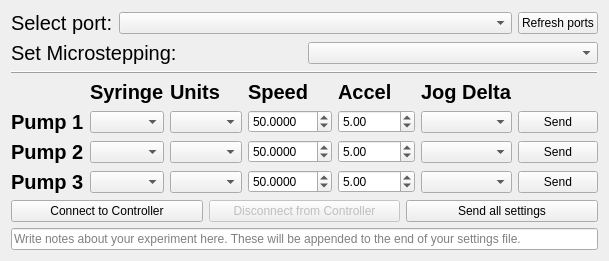
      <widget class="QWidget" name="setup">
       <attribute name="title">
        <string>Setup</string>
       </attribute>
       <layout class="QVBoxLayout" name="verticalLayout_14">
        <item>
         <layout class="QHBoxLayout" name="horizontalLayout_2">
          <item>
           <widget class="QLabel" name="label_7">
            <property name="sizePolicy">
             <sizepolicy hsizetype="Maximum" vsizetype="Preferred">
              <horstretch>0</horstretch>
              <verstretch>0</verstretch>
             </sizepolicy>
            </property>
            <property name="font">
             <font>
              <pointsize>15</pointsize>
             </font>
            </property>
            <property name="text">
             <string>Select port:</string>
            </property>
           </widget>
          </item>
          <item>
           <widget class="QComboBox" name="port_DROPDOWN"/>
          </item>
          <item>
           <widget class="QPushButton" name="refresh_ports_BTN">
            <property name="sizePolicy">
             <sizepolicy hsizetype="Maximum" vsizetype="Fixed">
              <horstretch>0</horstretch>
              <verstretch>0</verstretch>
             </sizepolicy>
            </property>
            <property name="text">
             <string>Refresh ports</string>
            </property>
           </widget>
          </item>
         </layout>
        </item>
        <item>
         <layout class="QHBoxLayout" name="horizontalLayout_17">
          <item>
           <widget class="QLabel" name="label_5">
            <property name="font">
             <font>
              <pointsize>15</pointsize>
             </font>
            </property>
            <property name="toolTip">
             <string>Default should be 1. Greater microstepping will move the syringes further.</string>
            </property>
            <property name="text">
             <string>Set Microstepping:</string>
            </property>
           </widget>
          </item>
          <item>
           <widget class="QComboBox" name="microstepping_DROPDOWN"/>
          </item>
         </layout>
        </item>
        <item>
         <widget class="Line" name="line_6">
          <property name="frameShadow">
           <enum>QFrame::Raised</enum>
          </property>
          <property name="orientation">
           <enum>Qt::Horizontal</enum>
          </property>
         </widget>
        </item>
        <item>
         <layout class="QVBoxLayout" name="verticalLayout_13">
          <item>
           <layout class="QGridLayout" name="gridLayout">
            <item row="3" column="2">
             <widget class="QComboBox" name="p3_units_DROPDOWN"/>
            </item>
            <item row="2" column="2">
             <widget class="QComboBox" name="p2_units_DROPDOWN"/>
            </item>
            <item row="2" column="4">
             <widget class="QDoubleSpinBox" name="p2_accel_INPUT">
              <property name="maximum">
               <double>99999.990000000005239</double>
              </property>
              <property name="value">
               <double>5.000000000000000</double>
              </property>
             </widget>
            </item>
            <item row="0" column="4">
             <widget class="QLabel" name="label_19">
              <property name="font">
               <font>
                <pointsize>15</pointsize>
                <weight>75</weight>
                <bold>true</bold>
               </font>
              </property>
              <property name="text">
               <string>Accel</string>
              </property>
             </widget>
            </item>
            <item row="1" column="3">
             <widget class="QDoubleSpinBox" name="p1_speed_INPUT">
              <property name="decimals">
               <number>4</number>
              </property>
              <property name="maximum">
               <double>9999.998999999999796</double>
              </property>
              <property name="value">
               <double>50.000000000000000</double>
              </property>
             </widget>
            </item>
            <item row="2" column="1">
             <widget class="QComboBox" name="p2_syringe_DROPDOWN"/>
            </item>
            <item row="2" column="3">
             <widget class="QDoubleSpinBox" name="p2_speed_INPUT">
              <property name="decimals">
               <number>4</number>
              </property>
              <property name="maximum">
               <double>9999.998999999999796</double>
              </property>
              <property name="value">
               <double>50.000000000000000</double>
              </property>
             </widget>
            </item>
            <item row="1" column="4">
             <widget class="QDoubleSpinBox" name="p1_accel_INPUT">
              <property name="maximum">
               <double>99999.990000000005239</double>
              </property>
              <property name="value">
               <double>5.000000000000000</double>
              </property>
             </widget>
            </item>
            <item row="3" column="1">
             <widget class="QComboBox" name="p3_syringe_DROPDOWN"/>
            </item>
            <item row="3" column="3">
             <widget class="QDoubleSpinBox" name="p3_speed_INPUT">
              <property name="decimals">
               <number>4</number>
              </property>
              <property name="maximum">
               <double>9999.998999999999796</double>
              </property>
              <property name="value">
               <double>50.000000000000000</double>
              </property>
             </widget>
            </item>
            <item row="1" column="2">
             <widget class="QComboBox" name="p1_units_DROPDOWN"/>
            </item>
            <item row="1" column="1">
             <widget class="QComboBox" name="p1_syringe_DROPDOWN"/>
            </item>
            <item row="0" column="1">
             <widget class="QLabel" name="label_16">
              <property name="font">
               <font>
                <pointsize>15</pointsize>
                <weight>75</weight>
                <bold>true</bold>
               </font>
              </property>
              <property name="text">
               <string>Syringe</string>
              </property>
             </widget>
            </item>
            <item row="0" column="5">
             <widget class="QLabel" name="label_20">
              <property name="font">
               <font>
                <pointsize>15</pointsize>
                <weight>75</weight>
                <bold>true</bold>
               </font>
              </property>
              <property name="text">
               <string>Jog Delta</string>
              </property>
             </widget>
            </item>
            <item row="1" column="0">
             <widget class="QLabel" name="label_2">
              <property name="font">
               <font>
                <pointsize>15</pointsize>
                <weight>75</weight>
                <bold>true</bold>
               </font>
              </property>
              <property name="text">
               <string>Pump 1</string>
              </property>
             </widget>
            </item>
            <item row="2" column="0">
             <widget class="QLabel" name="label_3">
              <property name="font">
               <font>
                <pointsize>15</pointsize>
                <weight>75</weight>
                <bold>true</bold>
               </font>
              </property>
              <property name="text">
               <string>Pump 2</string>
              </property>
             </widget>
            </item>
            <item row="0" column="3">
             <widget class="QLabel" name="label_18">
              <property name="font">
               <font>
                <pointsize>15</pointsize>
                <weight>75</weight>
                <bold>true</bold>
               </font>
              </property>
              <property name="text">
               <string>Speed</string>
              </property>
             </widget>
            </item>
            <item row="0" column="2">
             <widget class="QLabel" name="label_17">
              <property name="font">
               <font>
                <pointsize>15</pointsize>
                <weight>75</weight>
                <bold>true</bold>
               </font>
              </property>
              <property name="text">
               <string>Units</string>
              </property>
             </widget>
            </item>
            <item row="3" column="4">
             <widget class="QDoubleSpinBox" name="p3_accel_INPUT">
              <property name="maximum">
               <double>99999.990000000005239</double>
              </property>
              <property name="value">
               <double>5.000000000000000</double>
              </property>
             </widget>
            </item>
            <item row="3" column="0">
             <widget class="QLabel" name="label_4">
              <property name="font">
               <font>
                <pointsize>15</pointsize>
                <weight>75</weight>
                <bold>true</bold>
               </font>
              </property>
              <property name="text">
               <string>Pump 3</string>
              </property>
             </widget>
            </item>
            <item row="1" column="6">
             <widget class="QPushButton" name="p1_setup_send_BTN">
              <property name="text">
               <string>Send</string>
              </property>
             </widget>
            </item>
            <item row="2" column="6">
             <widget class="QPushButton" name="p2_setup_send_BTN">
              <property name="text">
               <string>Send</string>
              </property>
             </widget>
            </item>
            <item row="3" column="6">
             <widget class="QPushButton" name="p3_setup_send_BTN">
              <property name="text">
               <string>Send</string>
              </property>
             </widget>
            </item>
            <item row="1" column="5">
             <widget class="QComboBox" name="p1_setup_jog_delta_INPUT"/>
            </item>
            <item row="2" column="5">
             <widget class="QComboBox" name="p2_setup_jog_delta_INPUT"/>
            </item>
            <item row="3" column="5">
             <widget class="QComboBox" name="p3_setup_jog_delta_INPUT"/>
            </item>
           </layout>
          </item>
          <item>
           <layout class="QHBoxLayout" name="horizontalLayout_7">
            <item>
             <widget class="QPushButton" name="connect_BTN">
              <property name="sizePolicy">
               <sizepolicy hsizetype="Minimum" vsizetype="Minimum">
                <horstretch>0</horstretch>
                <verstretch>0</verstretch>
               </sizepolicy>
              </property>
              <property name="text">
               <string>Connect to Controller</string>
              </property>
             </widget>
            </item>
            <item>
             <widget class="QPushButton" name="disconnect_BTN">
              <property name="enabled">
               <bool>false</bool>
              </property>
              <property name="sizePolicy">
               <sizepolicy hsizetype="Minimum" vsizetype="Minimum">
                <horstretch>0</horstretch>
                <verstretch>0</verstretch>
               </sizepolicy>
              </property>
              <property name="text">
               <string>Disconnect from Controller</string>
              </property>
             </widget>
            </item>
            <item>
             <widget class="QPushButton" name="send_all_BTN">
              <property name="sizePolicy">
               <sizepolicy hsizetype="Minimum" vsizetype="Minimum">
                <horstretch>0</horstretch>
                <verstretch>0</verstretch>
               </sizepolicy>
              </property>
              <property name="acceptDrops">
               <bool>true</bool>
              </property>
              <property name="text">
               <string>Send all settings</string>
              </property>
             </widget>
            </item>
           </layout>
          </item>
         </layout>
        </item>
        <item>
         <widget class="QLineEdit" name="experiment_notes">
          <property name="sizePolicy">
           <sizepolicy hsizetype="MinimumExpanding" vsizetype="Fixed">
            <horstretch>0</horstretch>
            <verstretch>0</verstretch>
           </sizepolicy>
          </property>
          <property name="placeholderText">
           <string>Write notes about your experiment here. These will be appended to the end of your settings file.</string>
          </property>
         </widget>
        </item>
       </layout>
      </widget>
